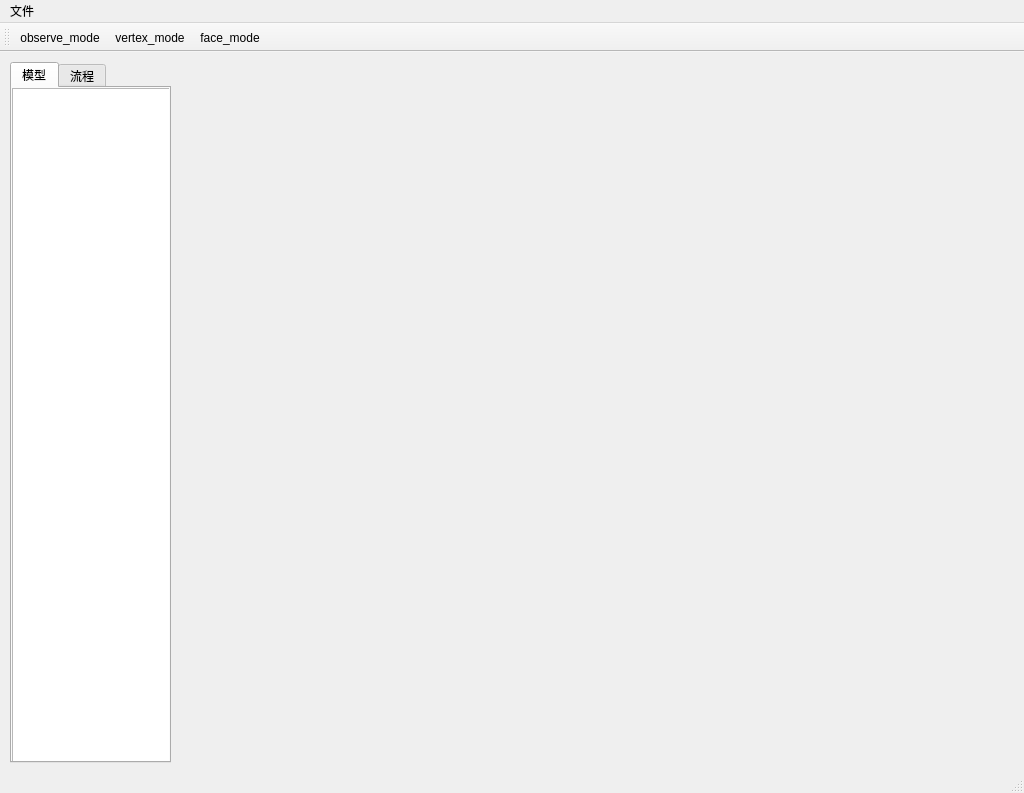
<?xml version="1.0" encoding="UTF-8"?>
<ui version="4.0">
 <class>MeshProcessingClass</class>
 <widget class="QMainWindow" name="MeshProcessingClass">
  <property name="geometry">
   <rect>
    <x>0</x>
    <y>0</y>
    <width>1024</width>
    <height>793</height>
   </rect>
  </property>
  <property name="sizePolicy">
   <sizepolicy hsizetype="Preferred" vsizetype="Preferred">
    <horstretch>0</horstretch>
    <verstretch>0</verstretch>
   </sizepolicy>
  </property>
  <property name="windowTitle">
   <string>MeshProcessing</string>
  </property>
  <widget class="QWidget" name="centralWidget">
   <widget class="QTabWidget" name="tabWidget">
    <property name="geometry">
     <rect>
      <x>10</x>
      <y>10</y>
      <width>161</width>
      <height>701</height>
     </rect>
    </property>
    <property name="currentIndex">
     <number>0</number>
    </property>
    <widget class="QWidget" name="tab">
     <attribute name="title">
      <string>模型</string>
     </attribute>
     <widget class="QListWidget" name="list_widget_model">
      <property name="geometry">
       <rect>
        <x>0</x>
        <y>0</y>
        <width>161</width>
        <height>681</height>
       </rect>
      </property>
      <property name="selectionBehavior">
       <enum>QAbstractItemView::SelectItems</enum>
      </property>
     </widget>
    </widget>
    <widget class="QWidget" name="tab_2">
     <attribute name="title">
      <string>流程</string>
     </attribute>
    </widget>
   </widget>
   <widget class="QLabel" name="property_label">
    <property name="geometry">
     <rect>
      <x>180</x>
      <y>695</y>
      <width>831</width>
      <height>21</height>
     </rect>
    </property>
    <property name="text">
     <string/>
    </property>
   </widget>
   <widget class="VTKWidget" name="vtk_widget" native="true">
    <property name="geometry">
     <rect>
      <x>180</x>
      <y>10</y>
      <width>831</width>
      <height>701</height>
     </rect>
    </property>
   </widget>
  </widget>
  <widget class="QMenuBar" name="menuBar">
   <property name="geometry">
    <rect>
     <x>0</x>
     <y>0</y>
     <width>1024</width>
     <height>23</height>
    </rect>
   </property>
   <widget class="QMenu" name="menu">
    <property name="title">
     <string>文件</string>
    </property>
    <addaction name="open_file_action"/>
   </widget>
   <addaction name="menu"/>
  </widget>
  <widget class="QToolBar" name="mainToolBar">
   <attribute name="toolBarArea">
    <enum>TopToolBarArea</enum>
   </attribute>
   <attribute name="toolBarBreak">
    <bool>false</bool>
   </attribute>
   <addaction name="observe_mode_action"/>
   <addaction name="vertex_mode_action"/>
   <addaction name="face_mode_action"/>
  </widget>
  <widget class="QStatusBar" name="statusBar"/>
  <action name="open_file_action">
   <property name="text">
    <string>打开</string>
   </property>
  </action>
  <action name="actionsave">
   <property name="text">
    <string>保存</string>
   </property>
  </action>
  <action name="observe_mode_action">
   <property name="icon">
    <iconset>
     <normaloff>Resources/observe_mode.png</normaloff>Resources/observe_mode.png</iconset>
   </property>
   <property name="text">
    <string>observe_mode</string>
   </property>
   <property name="toolTip">
    <string>切换至观察模式</string>
   </property>
   <property name="shortcut">
    <string>F1</string>
   </property>
  </action>
  <action name="vertex_mode_action">
   <property name="icon">
    <iconset>
     <normaloff>Resources/point_mode.png</normaloff>Resources/point_mode.png</iconset>
   </property>
   <property name="text">
    <string>vertex_mode</string>
   </property>
   <property name="toolTip">
    <string>切换至点拾取模式</string>
   </property>
   <property name="shortcut">
    <string>F2</string>
   </property>
  </action>
  <action name="face_mode_action">
   <property name="icon">
    <iconset>
     <normaloff>Resources/face_mode.png</normaloff>Resources/face_mode.png</iconset>
   </property>
   <property name="text">
    <string>face_mode</string>
   </property>
   <property name="toolTip">
    <string>切换至面拾取模式</string>
   </property>
  </action>
 </widget>
 <layoutdefault spacing="6" margin="11"/>
 <customwidgets>
  <customwidget>
   <class>VTKWidget</class>
   <extends>QWidget</extends>
   <header>vtk_widget.h</header>
   <container>1</container>
  </customwidget>
 </customwidgets>
 <resources>
  <include location="mesh_processing.qrc"/>
 </resources>
 <connections/>
</ui>
